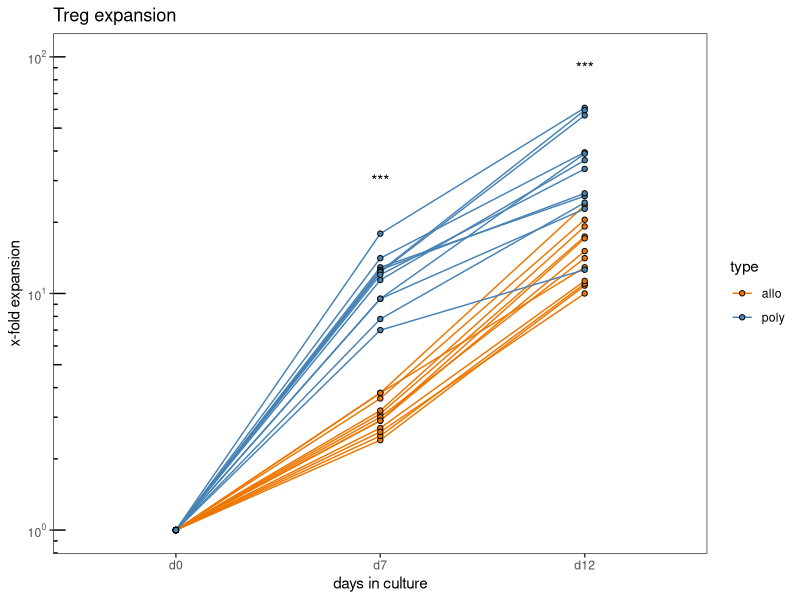
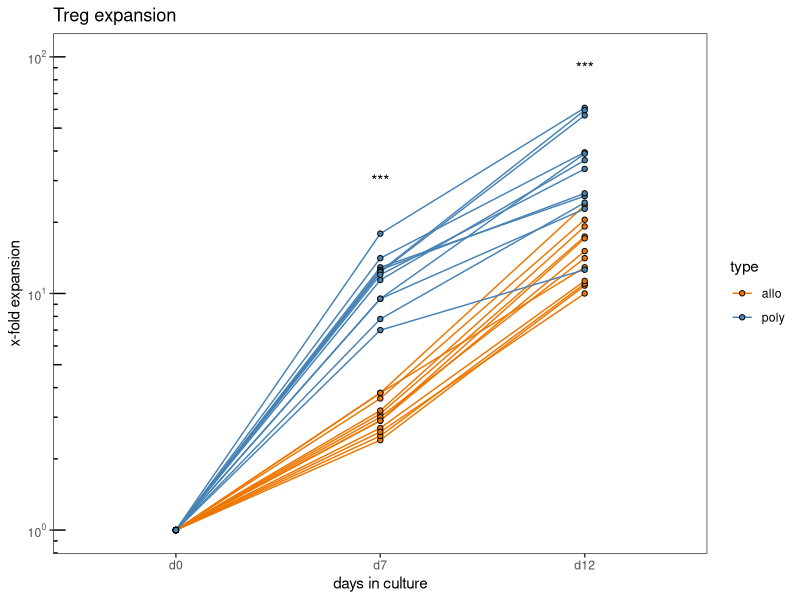

Recreate these plots in R, in order. (Note: this script raises an error after producing the figures.)
## ---- chunk 1
knitr::opts_chunk$set(echo = TRUE)
knitr::write_bib(.packages(), "Figure1b_TregCellCultureExpansion.packages.bib")
knitr::opts_knit$set(root.dir = normalizePath(".."))
## ---- chunk 2
library(ggplot2)
library(tidyr)
library(scales)
## ---- chunk 3
table.exp <- read.delim("./data/TregExpansionExp.txt", header=TRUE)
data <- gather(table.exp, key = "timepoint", value = "counts", d0, d7, d12)
data$timepoint <- factor(data$timepoint,levels = c("d0","d7","d12"))
## ---- chunk 4
d7.data <- subset(data, timepoint == "d7")
# check validity first (Shapiro)
shapiro.test(d7.data$counts[1:12]) 						 # n.s.
shapiro.test(d7.data$counts[13:24]) 					 # n.s.
# t-test
d7.data.test <- t.test(counts~type, data=d7.data, var.equal = TRUE)
d7.data.test
## ---- chunk 5
d12.data <- subset(data, timepoint == "d12")
# check validity first (Shapiro)
shapiro.test(d12.data$counts[1:12]) 						 # n.s.
shapiro.test(d12.data$counts[13:24]) 						 # n.s.
# t-test
d12.data.test <- t.test(counts~type, data=d12.data, var.equal = TRUE)
d12.data.test
## ---- chunk 6
p <- ggplot(data, aes(x=timepoint, y=counts, color=type, fill=type, group=experiment))
p <- p + scale_y_log10(breaks = c(1,10,100),labels = trans_format("log10", math_format(10^.x)), limits = c(1,100)) 
p <- p + theme_bw() + theme(panel.grid.major = element_blank(), panel.grid.minor = element_blank()) 
p <- p + annotation_logticks(sides="l")  
p <- p + scale_color_manual(values = c("darkorange2","steelblue"))
p <- p + scale_fill_manual(values = c("darkorange2","steelblue"))
p <- p + geom_line()
p <- p + geom_point(shape = 21, colour = "black")
p <- p + labs(title="Treg expansion",x="days in culture", y = "x-fold expansion")
p <- p + annotate("text", x = 2, y = 30, label = "***", size = 4)
p <- p + annotate("text", x = 3, y = 90, label = "***", size = 4)

p
pdf("./figures/TregExpansionExp.pdf", height=2.5, width=3.2)
p
dev.off()

## ---- chunk 7
sessionInfo(package = NULL)
writeLines(capture.output(sessionInfo(package = NULL)), "./Rscripts/Figure1b_TregCellCultureExpansion_SessionInfo.txt")
